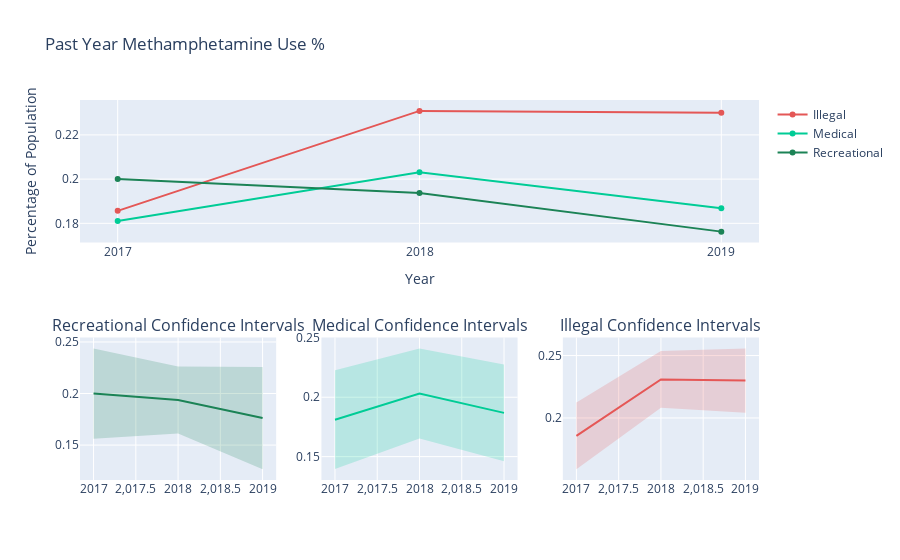

This figure's notebook cell:
### Markdown cell above
<a id='methci'></a>
### Plotting with Confidence Intervals

Confidence intervals are calculated at a 95% confidence level for the past year methamphetamine use in recreational, medical and illegal states. A pivot table with the yearly averages in illegal, medical, and recreational states is used to graph all 3 line plots in the same figure. Finally, the calculated confidence intervals are used in individual plots to visually display the margin of error with the survey estimates.

### Code cell
#Calculating Confidence Intervals
question = "Past Year Methamphetamine Use %"

illegal_data = data_teens[data_teens['Legal Status'] == 'Illegal'].dropna(subset=[question]) 
recreational_data = data_teens[data_teens['Legal Status'] == 'Recreational'].dropna(subset=[question]) 
medical_data = data_teens[data_teens['Legal Status'] == 'Medical'].dropna(subset=[question]) 

#call my method in conf_int_methods.py to calculate the upper and lower confidence interval values
y_upper_i, y_lower_i = calc_CI(illegal_data, question, 2017)
y_upper_m, y_lower_m = calc_CI(medical_data, question, 2017)
y_upper_r, y_lower_r = calc_CI(recreational_data, question, 2017)

medical_data = medical_data.groupby(['Survey Year']).mean().reset_index()
illegal_data = illegal_data.groupby(['Survey Year']).mean().reset_index()
recreational_data = recreational_data.groupby(['Survey Year']).mean().reset_index()

df = pd.pivot_table(data_teens, values=question, index=['Survey Year'],columns='Legal Status', aggfunc=np.mean)

#call my method in conf_int_methods.py that creates a figure with
#one big plot above 3 small plots
fig = create_fig(df)
# call the add_plot method in conf_int_methods.py to add each one of the lower 3 plots to the figure
add_plot(illegal_data, 2, 3, 'rgb(228,87,86)', fig, y_upper_i, y_lower_i, 'rgba(228,87,86,0.2)', question)
add_plot(medical_data, 2, 2, 'rgb(0,204,150)', fig, y_upper_m, y_lower_m, 'rgba(0,204,150,0.2)', question)
add_plot(recreational_data, 2, 1, 'rgb(28,131,86)', fig, y_upper_r, y_lower_r, 'rgba(28,131,86,0.2)', question)
fig.update_layout(title_text=question, height=700)
fig.update_layout(xaxis_title="Year", yaxis_title = "Percentage of Population")
fig.update_layout(xaxis= dict(tick0=2016, dtick=1))
fig.show()

### Figure 1 — Plotly figure (JSON) as saved in the notebook; plotly's stock layout.template omitted (floating-point values rounded to 4 significant figures)
{"data": [{"connectgaps": true, "line": {"color": "#E45756", "shape": "linear"}, "mode": "markers+lines", "name": "Illegal", "type": "scatter", "x": [2017, 2018, 2019], "y": [0.1857, 0.2309, 0.23]}, {"connectgaps": true, "line": {"color": "#00CC96", "shape": "linear"}, "mode": "markers+lines", "name": "Medical", "type": "scatter", "x": [2017, 2018, 2019], "y": [0.1811, 0.2032, 0.1868]}, {"connectgaps": true, "line": {"color": "#1C8356", "shape": "linear"}, "mode": "markers+lines", "name": "Recreational", "type": "scatter", "x": [2017, 2018, 2019], "y": [0.2, 0.1938, 0.1762]}, {"line": {"color": "rgb(228,87,86)"}, "mode": "lines", "name": "", "showlegend": false, "type": "scatter", "x": [2017, 2018, 2019], "xaxis": "x4", "y": [0.1857, 0.2309, 0.23], "yaxis": "y4"}, {"fill": "toself", "fillcolor": "rgba(228,87,86,0.2)", "hoverinfo": "skip", "line": {"color": "rgba(255,255,255,0)"}, "showlegend": false, "type": "scatter", "x": [2017, 2018, 2019, 2019, 2018, 2017], "xaxis": "x4", "y": [0.2123, 0.2536, 0.2557, 0.2043, 0.2082, 0.159], "yaxis": "y4"}, {"line": {"color": "rgb(0,204,150)"}, "mode": "lines", "name": "", "showlegend": false, "type": "scatter", "x": [2017, 2018, 2019], "xaxis": "x3", "y": [0.1811, 0.2032, 0.1868], "yaxis": "y3"}, {"fill": "toself", "fillcolor": "rgba(0,204,150,0.2)", "hoverinfo": "skip", "line": {"color": "rgba(255,255,255,0)"}, "showlegend": false, "type": "scatter", "x": [2017, 2018, 2019, 2019, 2018, 2017], "xaxis": "x3", "y": [0.2226, 0.2411, 0.2276, 0.146, 0.1652, 0.1395], "yaxis": "y3"}, {"line": {"color": "rgb(28,131,86)"}, "mode": "lines", "name": "", "showlegend": false, "type": "scatter", "x": [2017, 2018, 2019], "xaxis": "x2", "y": [0.2, 0.1938, 0.1762], "yaxis": "y2"}, {"fill": "toself", "fillcolor": "rgba(28,131,86,0.2)", "hoverinfo": "skip", "line": {"color": "rgba(255,255,255,0)"}, "showlegend": false, "type": "scatter", "x": [2017, 2018, 2019, 2019, 2018, 2017], "xaxis": "x2", "y": [0.2438, 0.2263, 0.2258, 0.1267, 0.1612, 0.1562], "yaxis": "y2"}], "layout": {"annotations": [{"font": {"size": 16}, "showarrow": false, "text": "Recreational Confidence Intervals", "x": 0.1444, "xanchor": "center", "xref": "paper", "y": 0.375, "yanchor": "bottom", "yref": "paper"}, {"font": {"size": 16}, "showarrow": false, "text": "Medical Confidence Intervals", "x": 0.5, "xanchor": "center", "xref": "paper", "y": 0.375, "yanchor": "bottom", "yref": "paper"}, {"font": {"size": 16}, "showarrow": false, "text": "Illegal Confidence Intervals", "x": 0.8556, "xanchor": "center", "xref": "paper", "y": 0.375, "yanchor": "bottom", "yref": "paper"}], "autosize": true, "title": {"text": "Past Year Methamphetamine Use %"}, "xaxis": {"anchor": "y", "autorange": true, "domain": [0, 1], "dtick": 1, "range": [2017.0, 2019.0], "tick0": 2016, "title": {"text": "Year"}, "type": "linear"}, "xaxis2": {"anchor": "y2", "autorange": true, "domain": [0, 0.2889], "range": [2017.0, 2019.0], "type": "linear"}, "xaxis3": {"anchor": "y3", "autorange": true, "domain": [0.3556, 0.6444], "range": [2017.0, 2019.0], "type": "linear"}, "xaxis4": {"anchor": "y4", "autorange": true, "domain": [0.7111, 1], "range": [2017.0, 2019.0], "type": "linear"}, "yaxis": {"anchor": "x", "autorange": true, "domain": [0.625, 1], "range": [0.1719, 0.2353], "title": {"text": "Percentage of Population"}, "type": "linear"}, "yaxis2": {"anchor": "x2", "autorange": true, "domain": [0, 0.375], "range": [0.1173, 0.2532], "type": "linear"}, "yaxis3": {"anchor": "x3", "autorange": true, "domain": [0, 0.375], "range": [0.1313, 0.2493], "type": "linear"}, "yaxis4": {"anchor": "x4", "autorange": true, "domain": [0, 0.375], "range": [0.1512, 0.2635], "type": "linear"}}}
